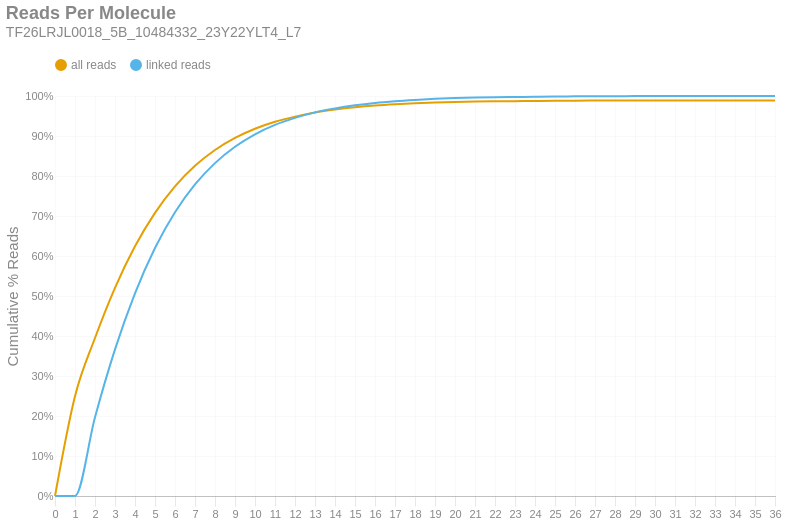

Write notebook code for a chart like this one.
### Markdown cell above
### Reads per Molecule
This chart shows the cumulative distribution of the number of reads per linked molecule. That is, how many alignments are associated with a unique molecule. This excludes the number of reads associated with invalid or absent linked-read barcodes. The `linked` histogram is the percentages recalculated when disregarding singletons.

### Code cell
if SKIPLR:
    print_html(f"Skipped")
else:
    counts = np.bincount(valids['reads'].cast(pl.Int64).to_numpy())
    weighted = counts * np.arange(len(counts))
    all_perc = weighted / n_reads
    linked_perc = weighted / n_linked_reads
    linked_perc[1] = 0
    binned_df = pl.DataFrame({
        'readsper': list(range(len(counts))),
        'all reads (cumsum)': np.cumsum(all_perc).tolist(),
        'linked reads (cumsum)': np.cumsum(linked_perc).tolist(),
    })

    with SafeRender(binned_df):
        (
            density_plot(binned_df, 'Reads Per Molecule', samplename, 'readspmol')
            .encode(
                x=alt.X('readsper:O', title=None).axis(labelAngle=0).scale(padding=0),
                y=alt.Y('value:Q', title='Cumulative % Reads').axis(format='%').stack(False),
                color=alt.Color("key:N").scale(domain=["all reads", "linked reads"]),
                tooltip=[
                    alt.Tooltip("key:N", title="Data Type"),
                    alt.Tooltip("readsper:O", title="Reads Per Molecule"),
                    alt.Tooltip("value:Q", format=".2%", title="% Reads (Cum.)")
                ]            
            )
        ).display()

### Figure 1 — Vega-Lite specification as saved in the notebook (floating-point values rounded to 4 significant figures)
{"width": "container", "height": 400, "config": {"title": {"anchor": "start", "dy": -15, "fontSize": 18, "color": "#888888", "subtitleColor": "#888888", "subtitleFontSize": 14}, "arc": {"fill": "#0072B2"}, "axis": {"domainColor": "#888888", "domainWidth": 0.5, "gridWidth": 0.2, "grid": false, "titleFontWeight": 400, "titleFontSize": 15, "labelFontSize": 11, "labelColor": "#888888", "tickColor": "#888888", "tickWidth": 0.2, "titleColor": "#888888"}, "axisBand": {"grid": false}, "axisX": {"grid": true, "tickSize": 10, "domainCap": "round"}, "axisY": {"domain": false, "grid": true, "tickSize": 0, "domainCap": "round"}, "background": "transparent", "header": {"labelFontSize": 15, "labelColor": "#888888", "titleFontSize": 15, "titleFontWeight": 600, "titleColor": "#888888"}, "legend": {"labelFont": "sans-serif", "labelFontSize": 12, "labelColor": "#888888", "symbolSize": 100, "symbolType": "circle", "titleFontSize": 12, "titlePadding": 10, "titleColor": "#888888", "title": null, "orient": "top"}, "range": {"category": ["#E69F00", "#56B4E9", "#009E73", "#F0E442", "#0072B2", "#D55E00", "#CC79A7", "#000000"], "diverging": ["#cfe8f3", "#a2d4ec", "#73bfe2", "#46abdb", "#1696d2", "#12719e"]}, "area": {"fill": "#0072B2", "fillOpacity": 0.7, "line": true, "strokeOpacity": 0.7}, "line": {"color": "#0072B2", "stroke": "#0072B2", "strokeWidth": 2}, "trail": {"color": "#0072B2", "stroke": "#0072B2", "strokeWidth": 0, "size": 1}, "point": {"filled": true, "fillOpacity": 1.0, "size": 95}, "text": {"color": "#888888", "fontSize": 11, "align": "right", "fontWeight": 400, "size": 11}, "bar": {"fill": "#0072B2", "stroke": null}, "view": {"stroke": null, "continuousWidth": 660, "continuousHeight": 400}}, "data": {"name": "data-10e411175a101803e598bae2d74a5f38"}, "mark": {"type": "line", "interpolate": "monotone", "point": {"opacity": 0, "size": 275}}, "encoding": {"color": {"field": "key", "scale": {"domain": ["all reads", "linked reads"]}, "type": "nominal"}, "tooltip": [{"field": "key", "title": "Data Type", "type": "nominal"}, {"field": "readsper", "title": "Reads Per Molecule", "type": "ordinal"}, {"field": "value", "format": ".2%", "title": "% Reads (Cum.)", "type": "quantitative"}], "x": {"axis": {"labelAngle": 0}, "field": "readsper", "scale": {"padding": 0}, "title": null, "type": "ordinal"}, "y": {"axis": {"format": "%"}, "field": "value", "stack": false, "title": "Cumulative % Reads", "type": "quantitative"}}, "params": [{"name": "param_c36ac31b6afebe62", "select": {"type": "point", "fields": ["key"]}, "bind": "legend"}], "title": {"text": "Reads Per Molecule", "subtitle": "TF26LRJL0018_5B_10484332_23Y22YLT4_L7"}, "transform": [{"fold": ["all reads (cumsum)", "linked reads (cumsum)"]}, {"calculate": "replace(datum.key, ' (cumsum)', '')", "as": "key"}, {"filter": {"param": "param_c36ac31b6afebe62"}}], "usermeta": {"embedOptions": {"downloadFileName": "TF26LRJL0018_5B_10484332_23Y22YLT4_L7.readspmol"}}, "$schema": "https://vega.github.io/schema/vega-lite/v6.4.1.json", "datasets": {"data-10e411175a101803e598bae2d74a5f38": [{"readsper": 0, "all reads (cumsum)": 0.0, "linked reads (cumsum)": 0.0}, {"readsper": 1, "all reads (cumsum)": 0.2494, "linked reads (cumsum)": 0.0}, {"readsper": 2, "all reads (cumsum)": 0.395, "linked reads (cumsum)": 0.1968}, {"readsper": 3, "all reads (cumsum)": 0.5205, "linked reads (cumsum)": 0.3666}, {"readsper": 4, "all reads (cumsum)": 0.6242, "linked reads (cumsum)": 0.5067}, {"readsper": 5, "all reads (cumsum)": 0.7079, "linked reads (cumsum)": 0.6199}, {"readsper": 6, "all reads (cumsum)": 0.774, "linked reads (cumsum)": 0.7093}, {"readsper": 7, "all reads (cumsum)": 0.8255, "linked reads (cumsum)": 0.7789}, {"readsper": 8, "all reads (cumsum)": 0.8649, "linked reads (cumsum)": 0.8322}, {"readsper": 9, "all reads (cumsum)": 0.8952, "linked reads (cumsum)": 0.8731}, {"readsper": 10, "all reads (cumsum)": 0.9182, "linked reads (cumsum)": 0.9042}, {"readsper": 11, "all reads (cumsum)": 0.9355, "linked reads (cumsum)": 0.9277}, {"readsper": 12, "all reads (cumsum)": 0.9484, "linked reads (cumsum)": 0.9452}, {"readsper": 13, "all reads (cumsum)": 0.9587, "linked reads (cumsum)": 0.959}, {"readsper": 14, "all reads (cumsum)": 0.9661, "linked reads (cumsum)": 0.969}, {"readsper": 15, "all reads (cumsum)": 0.9718, "linked reads (cumsum)": 0.9768}, {"readsper": 16, "all reads (cumsum)": 0.9761, "linked reads (cumsum)": 0.9826}, {"readsper": 17, "all reads (cumsum)": 0.9793, "linked reads (cumsum)": 0.9869}, {"readsper": 18, "all reads (cumsum)": 0.9817, "linked reads (cumsum)": 0.9902}, {"readsper": 19, "all reads (cumsum)": 0.9837, "linked reads (cumsum)": 0.9929}, {"readsper": 20, "all reads (cumsum)": 0.9851, "linked reads (cumsum)": 0.9948}, {"readsper": 21, "all reads (cumsum)": 0.986, "linked reads (cumsum)": 0.996}, {"readsper": 22, "all reads (cumsum)": 0.9867, "linked reads (cumsum)": 0.9969}, {"readsper": 23, "all reads (cumsum)": 0.9872, "linked reads (cumsum)": 0.9976}, {"readsper": 24, "all reads (cumsum)": 0.9877, "linked reads (cumsum)": 0.9982}, {"readsper": 25, "all reads (cumsum)": 0.9881, "linked reads (cumsum)": 0.9988}, {"readsper": 26, "all reads (cumsum)": 0.9883, "linked reads (cumsum)": 0.9991}, {"readsper": 27, "all reads (cumsum)": 0.9885, "linked reads (cumsum)": 0.9994}, {"readsper": 28, "all reads (cumsum)": 0.9887, "linked reads (cumsum)": 0.9996}, {"readsper": 29, "all reads (cumsum)": 0.9887, "linked reads (cumsum)": 0.9997}, {"readsper": 30, "all reads (cumsum)": 0.9888, "linked reads (cumsum)": 0.9998}, {"readsper": 31, "all reads (cumsum)": 0.9889, "linked reads (cumsum)": 0.9999}, {"readsper": 32, "all reads (cumsum)": 0.9889, "linked reads (cumsum)": 0.9999}, {"readsper": 33, "all reads (cumsum)": 0.9889, "linked reads (cumsum)": 1.0}, {"readsper": 34, "all reads (cumsum)": 0.989, "linked reads (cumsum)": 1.0}, {"readsper": 35, "all reads (cumsum)": 0.989, "linked reads (cumsum)": 1.0}, {"readsper": 36, "all reads (cumsum)": 0.989, "linked reads (cumsum)": 1.0}]}}
